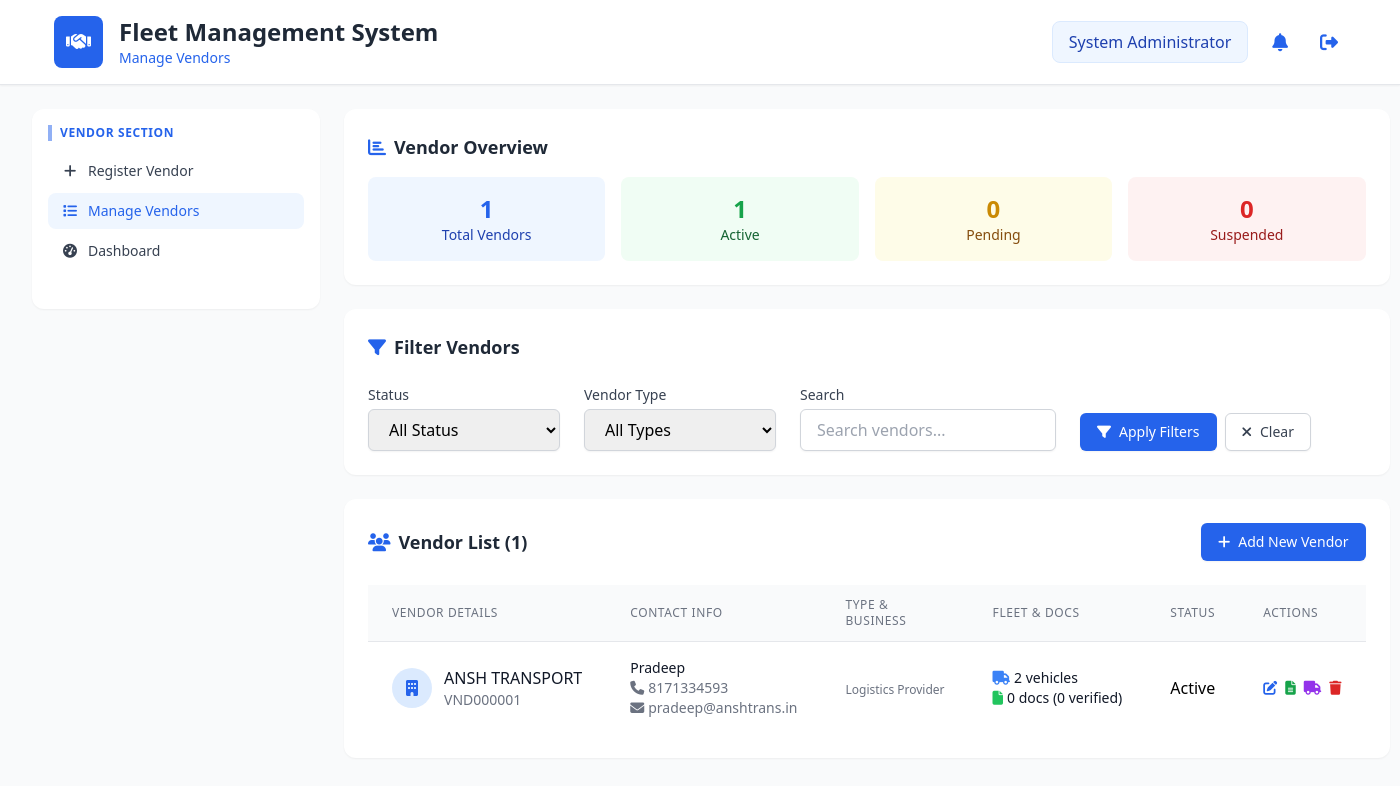
The app's page /manage_vendors.php (signed in) with its own data.
### tables this page shows
CREATE TABLE `vendors` (
  `id` int(11) NOT NULL,
  `vendor_code` varchar(20) DEFAULT NULL,
  `company_name` varchar(255) NOT NULL,
  `registered_address` text NOT NULL,
  `invoice_address` text DEFAULT NULL,
  `contact_person` varchar(100) NOT NULL,
  `mobile` varchar(20) NOT NULL,
  `email` varchar(100) NOT NULL,
  `constitution_type` varchar(50) DEFAULT NULL,
  `business_nature` varchar(100) DEFAULT NULL,
  `bank_name` varchar(100) DEFAULT NULL,
  `account_number` varchar(50) DEFAULT NULL,
  `branch_name` varchar(100) DEFAULT NULL,
  `ifsc_code` varchar(20) DEFAULT NULL,
  `pan_number` varchar(20) NOT NULL,
  `gst_number` varchar(20) NOT NULL,
  `state` varchar(50) DEFAULT NULL,
  `state_code` varchar(10) DEFAULT NULL,
  `vendor_type` enum('transporter','owner_cum_driver','fleet_owner') NOT NULL,
  `total_vehicles` int(11) DEFAULT 0,
  `status` enum('pending','active','inactive','suspended') NOT NULL DEFAULT 'pending',
  `approved_by` int(11) DEFAULT NULL,
  `approved_at` timestamp NULL DEFAULT NULL,
  `rejected_by` int(11) DEFAULT NULL,
  `rejected_at` timestamp NULL DEFAULT NULL,
  `rejection_reason` text DEFAULT NULL,
  `created_by` int(11) DEFAULT NULL,
  `created_at` timestamp NOT NULL DEFAULT current_timestamp(),
  `updated_at` timestamp NULL DEFAULT NULL ON UPDATE current_timestamp(),
  `deleted_at` timestamp NULL DEFAULT NULL
);

### manage_vendors.php (the view, shortened to what the rows shown need)
<?php
require 'db_connection.php';
$query = "
    SELECT
        v.*,
        COUNT(DISTINCT vv.id) as vehicle_count,
        COUNT(DISTINCT vd.id) as document_count,
        COUNT(DISTINCT CASE WHEN vd.is_verified = 1 THEN vd.id END) as verified_documents
    FROM vendors v
    LEFT JOIN vendor_vehicles vv ON v.id = vv.vendor_id AND vv.deleted_at IS NULL
    LEFT JOIN vendor_documents vd ON v.id = vd.vendor_id AND vd.deleted_at IS NULL
    WHERE v.deleted_at IS NULL
";
$params = [];
$query .= " GROUP BY v.id ORDER BY v.created_at DESC";
$stmt = $pdo->prepare($query);
$stmt->execute($params);
$vendors = $stmt->fetchAll(PDO::FETCH_ASSOC);
?>
<!DOCTYPE html>
<html lang="en">
<head>
    <script src="https://cdn.tailwindcss.com"></script>
    <link rel="stylesheet" href="https://cdnjs.cloudflare.com/ajax/libs/font-awesome/6.4.0/css/all.min.css">
</head>
<body class="bg-gray-50">
    <div class="min-h-screen">
        <header class="bg-white border-b border-gray-200 shadow-sm">
            <div class="max-w-[1340px] mx-auto px-6 py-4">
                <div class="flex justify-between items-center">
                    <div class="flex items-center gap-4">
                        <div>
                            <h1 class="text-2xl font-bold text-gray-800">Fleet Management System</h1>
                        </div>
                    </div>
                </div>
            </div>
        </header>
        <div class="mx-auto px-4 sm:px-6 lg:px-8 py-6">
            <div class="flex flex-col lg:flex-row gap-6">
                <main class="flex-1">
                    <div class="bg-white rounded-xl shadow-sm p-6 mb-6 card-hover-effect">
                        <h2 class="text-lg font-semibold text-gray-800 mb-4 flex items-center gap-2">
                            <i class="fas fa-chart-bar text-blue-600"></i> Vendor Overview
                        </h2>
                    </div>
                    <div class="bg-white rounded-xl shadow-sm p-6 mb-6 card-hover-effect">
                        <h2 class="text-lg font-semibold text-gray-800 mb-6 flex items-center gap-2">
                            <i class="fas fa-filter text-blue-600"></i> Filter Vendors
                        </h2>
                    </div>
                    <div class="bg-white rounded-xl shadow-sm p-6 mb-6 card-hover-effect">
                        <div class="flex flex-col md:flex-row md:items-center md:justify-between gap-4 mb-6">
                            <h2 class="text-lg font-semibold text-gray-800 flex items-center gap-2">
                                <i class="fas fa-users text-blue-600"></i> Vendor List (<?= count($vendors) ?>)
                            </h2>
                        </div>
                        <?php if (empty($vendors)): ?>
                            <div class="text-center py-12">
                                <i class="fas fa-handshake text-4xl text-gray-400 mb-4"></i>
                                <h3 class="text-lg font-medium text-gray-700">No Vendors Found</h3>
                                <p class="text-gray-500 mt-2">Get started by registering your first vendor</p>
                                <a href="vendor_registration.php" class="inline-flex items-center px-4 py-2 mt-4 border border-transparent text-sm font-medium rounded-md shadow-sm text-white bg-blue-600 hover:bg-blue-700 focus:outline-none focus:ring-2 focus:ring-offset-2 focus:ring-blue-500">
                                    <i class="fas fa-plus mr-2"></i> Register Vendor
                                </a>
                            </div>
                        <?php else: ?>
                            <div class="overflow-x-auto">
                                <table class="min-w-full divide-y divide-gray-200">
                                    <thead class="bg-gray-50">
                                        <tr>
                                            <th scope="col" class="px-6 py-3 text-left text-xs font-medium text-gray-500 uppercase tracking-wider">Vendor Details</th>
                                            <th scope="col" class="px-6 py-3 text-left text-xs font-medium text-gray-500 uppercase tracking-wider">Contact Info</th>
                                            <th scope="col" class="px-6 py-3 text-left text-xs font-medium text-gray-500 uppercase tracking-wider">Type & Business</th>
                                            <th scope="col" class="px-6 py-3 text-left text-xs font-medium text-gray-500 uppercase tracking-wider">Fleet & Docs</th>
                                            <th scope="col" class="px-6 py-3 text-left text-xs font-medium text-gray-500 uppercase tracking-wider">Status</th>
                                            <th scope="col" class="px-6 py-3 text-left text-xs font-medium text-gray-500 uppercase tracking-wider">Actions</th>
                                        </tr>
                                    </thead>
                                    <tbody class="bg-white divide-y divide-gray-200">
                                        <?php foreach ($vendors as $vendor): ?>
                                            <tr class="hover:bg-gray-50">
                                                <td class="px-6 py-4 whitespace-nowrap">
                                                    <div class="flex items-center gap-3">
                                                        <div class="w-10 h-10 rounded-full bg-blue-100 flex items-center justify-center">
                                                            <i class="fas fa-building text-blue-600"></i>
                                                        </div>
                                                        <div>
                                                            <div class="font-medium text-gray-900"><?= htmlspecialchars($vendor['company_name']) ?></div>
                                                            <div class="text-sm text-gray-500"><?= htmlspecialchars($vendor['vendor_code']) ?></div>
                                                        </div>
                                                    </div>
                                                </td>
                                                <td class="px-6 py-4 whitespace-nowrap">
                                                    <div class="text-sm text-gray-900">
                                                        <div class="font-medium"><?= htmlspecialchars($vendor['contact_person']) ?></div>
                                                        <div class="text-gray-500"><i class="fas fa-phone mr-1"></i><?= htmlspecialchars($vendor['mobile']) ?></div>
                                                        <div class="text-gray-500"><i class="fas fa-envelope mr-1"></i><?= htmlspecialchars($vendor['email']) ?></div>
                                                    </div>
                                                </td>
                                                <td class="px-6 py-4 whitespace-nowrap">
                                                    <div class="space-y-1">
                                                        <div class="text-xs text-gray-500"><?= htmlspecialchars($vendor['business_nature']) ?></div>
                                                    </div>
                                                </td>
                                                <td class="px-6 py-4 whitespace-nowrap">
                                                    <div class="text-sm text-gray-900">
                                                        <div><i class="fas fa-truck text-blue-500 mr-1"></i><?= $vendor['vehicle_count'] ?> vehicles</div>
                                                        <div><i class="fas fa-file text-green-500 mr-1"></i><?= $vendor['document_count'] ?> docs (<?= $vendor['verified_documents'] ?> verified)</div>
                                                    </div>
                                                </td>
                                                <td class="px-6 py-4 whitespace-nowrap">
                                                    <span class="badge badge-<?= strtolower($vendor['status']) ?>">
                                                        <?= ucfirst($vendor['status']) ?>
                                                    </span>
                                                </td>
                                                <td class="px-6 py-4 whitespace-nowrap text-sm font-medium">
                                                    <div class="flex items-center gap-2">
                                                        <a href="edit_vendor.php?id=<?= $vendor['id'] ?>" class="text-blue-600 hover:text-blue-800" title="Edit Vendor">
                                                            <i class="fas fa-edit"></i>
                                                        </a>
                                                        <button onclick="showVendorDocumentModal(<?= $vendor['id'] ?>)" class="text-green-600 hover:text-green-800" title="View/Upload Documents">
                                                            <i class="fas fa-file-alt"></i>
                                                        </button>
                                                        <button onclick="viewVendorVehicles(<?= $vendor['id'] ?>)" class="text-purple-600 hover:text-purple-800" title="View Vehicles">
                                                            <i class="fas fa-truck"></i>
                                                        </button>
                                                        <a href="manage_vendors.php?delete_vendor=<?= $vendor['id'] ?>" class="text-red-600 hover:text-red-800" title="Delete Vendor" onclick="return confirm('Are you sure you want to delete this vendor and all associated data? This action cannot be undone.');">
                                                            <i class="fas fa-trash"></i>
                                                        </a>
                                                    </div>
                                                </td>
                                            </tr>
                                        <?php endforeach; ?>
                                    </tbody>
                                </table>
                            </div>
                        <?php endif; ?>
                    </div>
                </main>
            </div>
        </div>
    </body>
    </html>

### records on screen
vendors: company_name "ANSH TRANSPORT", vendor_code "VND000001", contact_person "Pradeep", mobile "8171334593", email "pradeep@anshtrans.in", business_nature "Logistics Provider", vehicle_count "2", document_count "0", verified_documents "0", status "Active"

### other values on screen
$_SESSION['full_name'] "System Administrator"
$stats['total_vendors'] "1"
$stats['active_vendors'] "1"
$stats['pending_vendors'] "0"
$stats['suspended_vendors'] "0"
count($vendors) "1"
